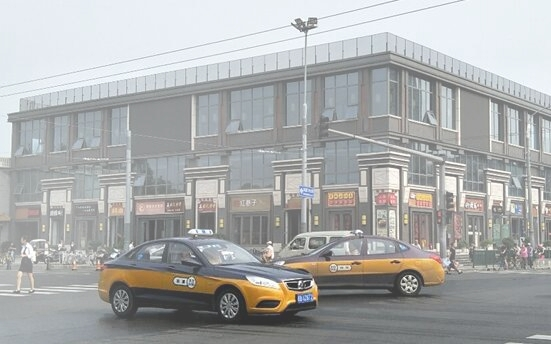
#> input picture input_images/image1/Medium_haze.jpg, 551 x 344 px
$ python -i evaluation.py   (imports and definitions only)   (older library calls are emulated)
#> lines starting #> are read from the running program, lines starting #| are printed output that depends on the picture
"""
run_all.py  -  ONE script: calculates metrics for all hybrid methods
and saves everything in table format automatically.

Run:   python run_all.py

Output folder: Hybrid_Results/Evaluation/
   metrics_tables.xlsx   (sheets: Detailed, Summary, By_Haze, Best_Method)
   Detailed.csv, Summary.csv, By_Haze.csv, Best_Method.csv
   comparison_chart.png
"""

import re
from pathlib import Path

import cv2
import matplotlib.pyplot as plt
import numpy as np
import pandas as pd
from skimage.color import deltaE_ciede2000, rgb2lab
from skimage.metrics import peak_signal_noise_ratio as psnr_fn
from skimage.metrics import structural_similarity as ssim_fn

# ===================== EDIT ONLY THESE 3 LINES =====================
RESULTS_DIR = Path(r"C:\Users\patna\OneDrive\Desktop\IP_1\Hybrid_Results")
GT_DIR = Path(r"C:\Users\patna\OneDrive\Desktop\IP_1\input_images\clear_image")        # clear images (optional)
HAZY_DIR = Path(r"C:\Users\patna\OneDrive\Desktop\IP_1\input_images\image1")    # hazy images (optional)
# ===================================================================

SAVE_DIR = RESULTS_DIR / "Evaluation"
IMG_EXT = {".jpg", ".jpeg", ".png", ".bmp", ".tif", ".tiff"}
HAZE_LEVELS = ("high", "medium", "low")
HIGHER_BETTER = {"PSNR": True, "SSIM": True, "MSE": False, "CIEDE2000": False,
                 "Entropy": True, "Contrast": True, "AvgGradient": True,
                 "Colorfulness": True}


# [42 lines left out: functions read_rgb, haze_level, find_image, resize_to, full_ref, not called in this run]


def no_ref(img):
    gray = cv2.cvtColor(img, cv2.COLOR_RGB2GRAY)
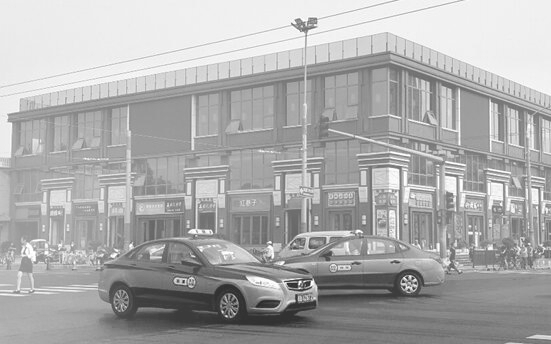
#> gray: shape (344, 551); min 40, max 255, mean 172.3
    h = np.bincount(gray.ravel(), minlength=256) / gray.size
#> h = 256 values, max 0.0342 at index 240, min 0 at index 0, mean 0.00391
    h = h[h > 0]
#> h = 215 values, max 0.0342 at index 199, min 5.28e-06 at index 0, mean 0.00465
    g = gray.astype(float)
    gx = cv2.Sobel(g, cv2.CV_64F, 1, 0, ksize=3)
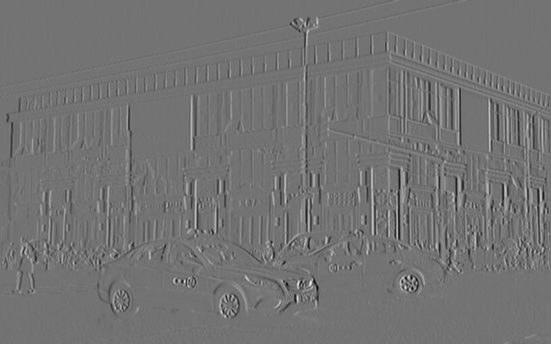
#> gx: shape (344, 551) float64; min -658, max 795, mean -0.4; drawn with min black and max white
    gy = cv2.Sobel(g, cv2.CV_64F, 0, 1, ksize=3)
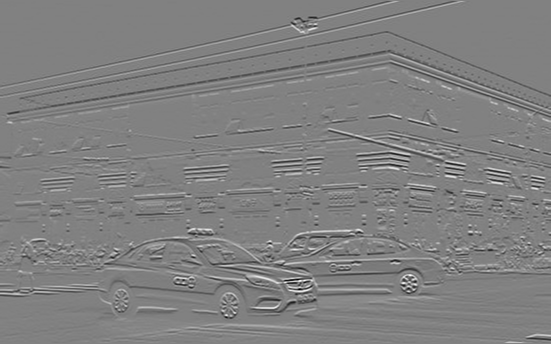
#> gy: shape (344, 551) float64; min -684, max 667, mean -2.4; drawn with min black and max white
    r, gc, b = [img[..., i].astype(float) for i in range(3)]
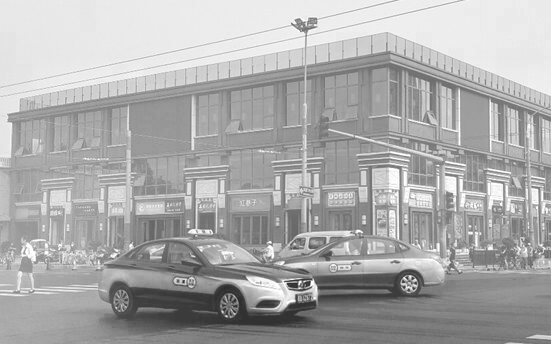
#> r: shape (344, 551) float64; min 43, max 255, mean 171.4
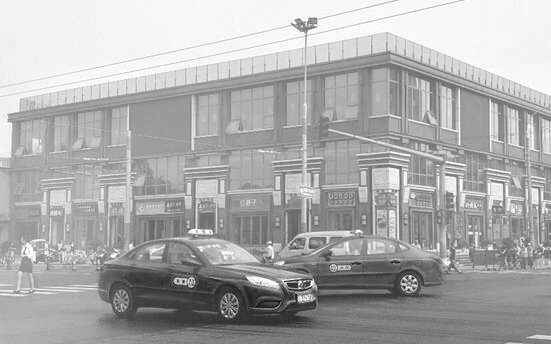
#> b: shape (344, 551) float64; min 8, max 255, mean 172.4
    rg, yb = r - gc, 0.5 * (r + gc) - b
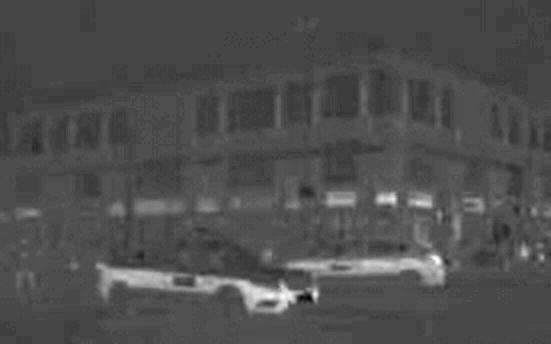
#> rg: shape (344, 551) float64; min -36, max 76, mean -1.3; drawn with min black and max white
    return {
        "Entropy": float(-np.sum(h * np.log2(h))),
        "Contrast": float(g.std()),
        "AvgGradient": float(np.mean(np.sqrt((gx ** 2 + gy ** 2) / 2))),
        "Colorfulness": float(np.sqrt(rg.std() ** 2 + yb.std() ** 2)
                              + 0.3 * np.sqrt(rg.mean() ** 2 + yb.mean() ** 2)),
    }


# [96 lines left out: function main, not called in this run]


# [2 lines not run here, left out]

>>> import cv2
>>> picture = cv2.cvtColor(cv2.imread('../input_images/image1/Medium_haze.jpg'), cv2.COLOR_BGR2RGB)
>>> result = no_ref(picture)
#> result = {'Entropy': 7.11, 'Contrast': 46.29, 'AvgGradient': 46.81, 'Colorfulness': 17.1}
